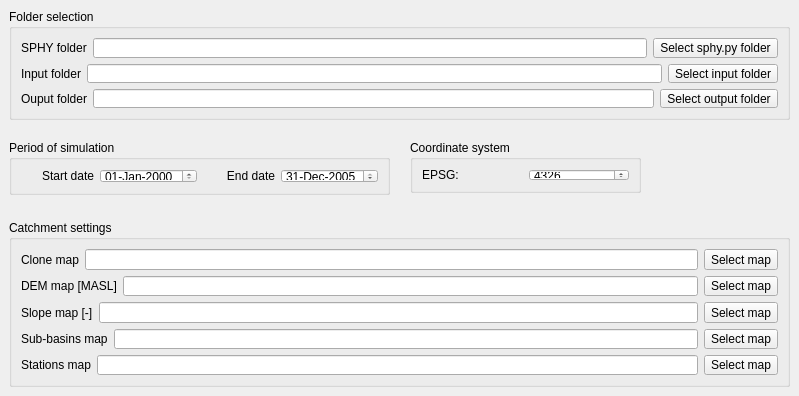
     <widget class="QWidget" name="generalSettingsTab">
      <attribute name="title">
       <string>General settings</string>
      </attribute>
      <widget class="QGroupBox" name="foldersGroupBox_2">
       <property name="geometry">
        <rect>
         <x>9</x>
         <y>9</y>
         <width>781</width>
         <height>111</height>
        </rect>
       </property>
       <property name="title">
        <string>Folder selection</string>
       </property>
       <layout class="QVBoxLayout" name="verticalLayout_9">
        <item>
         <layout class="QHBoxLayout" name="horizontalLayout_22">
          <item>
           <widget class="QLabel" name="label_9">
            <property name="text">
             <string>SPHY folder</string>
            </property>
           </widget>
          </item>
          <item>
           <widget class="QLineEdit" name="sphyPathLineEdit">
            <property name="readOnly">
             <bool>true</bool>
            </property>
           </widget>
          </item>
          <item>
           <widget class="QToolButton" name="selectSphyPathButton">
            <property name="text">
             <string>Select sphy.py folder</string>
            </property>
           </widget>
          </item>
         </layout>
        </item>
        <item>
         <layout class="QHBoxLayout" name="horizontalLayout_13">
          <item>
           <widget class="QLabel" name="label_3">
            <property name="text">
             <string>Input folder</string>
            </property>
           </widget>
          </item>
          <item>
           <widget class="QLineEdit" name="inputPathLineEdit">
            <property name="readOnly">
             <bool>true</bool>
            </property>
           </widget>
          </item>
          <item>
           <widget class="QToolButton" name="selectInputPathButton">
            <property name="text">
             <string>Select input folder</string>
            </property>
           </widget>
          </item>
         </layout>
        </item>
        <item>
         <layout class="QHBoxLayout" name="horizontalLayout_23">
          <item>
           <widget class="QLabel" name="label_5">
            <property name="text">
             <string>Ouput folder</string>
            </property>
           </widget>
          </item>
          <item>
           <widget class="QLineEdit" name="outputPathLineEdit">
            <property name="readOnly">
             <bool>true</bool>
            </property>
           </widget>
          </item>
          <item>
           <widget class="QToolButton" name="selectOutputPathButton">
            <property name="text">
             <string>Select output folder</string>
            </property>
           </widget>
          </item>
         </layout>
        </item>
       </layout>
      </widget>
      <widget class="QGroupBox" name="periodSimulationGroupBox">
       <property name="geometry">
        <rect>
         <x>9</x>
         <y>140</y>
         <width>381</width>
         <height>55</height>
        </rect>
       </property>
       <property name="title">
        <string>Period of simulation</string>
       </property>
       <layout class="QHBoxLayout" name="horizontalLayout_85">
        <item>
         <layout class="QHBoxLayout" name="horizontalLayout_24">
          <item>
           <widget class="QLabel" name="startDateLabel_2">
            <property name="text">
             <string>Start date</string>
            </property>
            <property name="alignment">
             <set>Qt::AlignRight|Qt::AlignTrailing|Qt::AlignVCenter</set>
            </property>
           </widget>
          </item>
          <item>
           <widget class="QDateEdit" name="startDateEdit_2">
            <property name="displayFormat">
             <string>dd-MMM-yyyy</string>
            </property>
           </widget>
          </item>
          <item>
           <widget class="QLabel" name="endDateLabel_2">
            <property name="text">
             <string>End date</string>
            </property>
            <property name="alignment">
             <set>Qt::AlignRight|Qt::AlignTrailing|Qt::AlignVCenter</set>
            </property>
           </widget>
          </item>
          <item>
           <widget class="QDateEdit" name="endDateEdit_2">
            <property name="displayFormat">
             <string>dd-MMM-yyyy</string>
            </property>
            <property name="date">
             <date>
              <year>2005</year>
              <month>12</month>
              <day>31</day>
             </date>
            </property>
           </widget>
          </item>
         </layout>
        </item>
       </layout>
      </widget>
      <widget class="QGroupBox" name="catchmentSettingsGroupBox">
       <property name="geometry">
        <rect>
         <x>9</x>
         <y>220</y>
         <width>781</width>
         <height>167</height>
        </rect>
       </property>
       <property name="title">
        <string>Catchment settings</string>
       </property>
       <layout class="QVBoxLayout" name="verticalLayout_10">
        <item>
         <layout class="QHBoxLayout" name="horizontalLayout_25">
          <item>
           <widget class="QLabel" name="cloneMapLabel">
            <property name="text">
             <string>Clone map</string>
            </property>
           </widget>
          </item>
          <item>
           <widget class="QLineEdit" name="cloneMapLineEdit">
            <property name="readOnly">
             <bool>true</bool>
            </property>
           </widget>
          </item>
          <item>
           <widget class="QToolButton" name="selectCloneMapFileButton">
            <property name="text">
             <string>Select map</string>
            </property>
           </widget>
          </item>
         </layout>
        </item>
        <item>
         <layout class="QHBoxLayout" name="horizontalLayout_26">
          <item>
           <widget class="QLabel" name="demMapLabel">
            <property name="text">
             <string>DEM map [MASL]</string>
            </property>
           </widget>
          </item>
          <item>
           <widget class="QLineEdit" name="demMapLineEdit">
            <property name="readOnly">
             <bool>true</bool>
            </property>
           </widget>
          </item>
          <item>
           <widget class="QToolButton" name="selectDemMapFileButton">
            <property name="text">
             <string>Select map</string>
            </property>
           </widget>
          </item>
         </layout>
        </item>
        <item>
         <layout class="QHBoxLayout" name="horizontalLayout_27">
          <item>
           <widget class="QLabel" name="slopeMapLabel">
            <property name="text">
             <string>Slope map [-]</string>
            </property>
           </widget>
          </item>
          <item>
           <widget class="QLineEdit" name="slopeMapLineEdit">
            <property name="readOnly">
             <bool>true</bool>
            </property>
           </widget>
          </item>
          <item>
           <widget class="QToolButton" name="selectSlopeMapFileButton">
            <property name="text">
             <string>Select map</string>
            </property>
           </widget>
          </item>
         </layout>
        </item>
        <item>
         <layout class="QHBoxLayout" name="horizontalLayout_28">
          <item>
           <widget class="QLabel" name="subbasinMapLabel">
            <property name="text">
             <string>Sub-basins map</string>
            </property>
           </widget>
          </item>
          <item>
           <widget class="QLineEdit" name="subbasinMapLineEdit">
            <property name="readOnly">
             <bool>true</bool>
            </property>
           </widget>
          </item>
          <item>
           <widget class="QToolButton" name="selectSubbasinMapFileButton">
            <property name="text">
             <string>Select map</string>
            </property>
           </widget>
          </item>
         </layout>
        </item>
        <item>
         <layout class="QHBoxLayout" name="horizontalLayout_29">
          <item>
           <widget class="QLabel" name="stationsMapLabel">
            <property name="text">
             <string>Stations map</string>
            </property>
           </widget>
          </item>
          <item>
           <widget class="QLineEdit" name="stationsMapLineEdit">
            <property name="readOnly">
             <bool>true</bool>
            </property>
           </widget>
          </item>
          <item>
           <widget class="QToolButton" name="selectStationsMapFileButton">
            <property name="text">
             <string>Select map</string>
            </property>
           </widget>
          </item>
         </layout>
        </item>
       </layout>
      </widget>
      <widget class="QGroupBox" name="coordinateSystemGroupBox_2">
       <property name="geometry">
        <rect>
         <x>410</x>
         <y>140</y>
         <width>231</width>
         <height>53</height>
        </rect>
       </property>
       <property name="title">
        <string>Coordinate system</string>
       </property>
       <layout class="QGridLayout" name="gridLayout_6">
        <item row="0" column="0">
         <widget class="QLabel" name="crsLabel">
          <property name="text">
           <string>EPSG:</string>
          </property>
         </widget>
        </item>
        <item row="0" column="1">
         <widget class="QSpinBox" name="crsSpinBox">
          <property name="maximum">
           <number>1000000000</number>
          </property>
          <property name="value">
           <number>4326</number>
          </property>
         </widget>
        </item>
       </layout>
      </widget>
     </widget>
